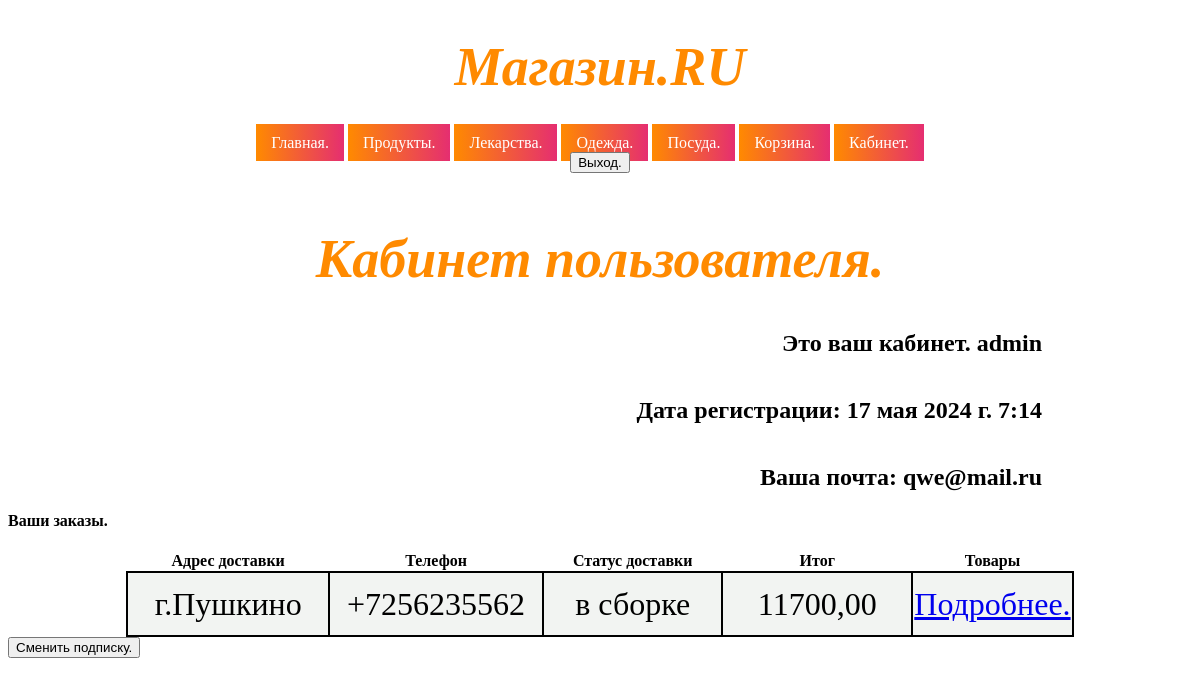
/cabinet/ (signed in), run on the app's committed database.
### appcorzina/models.py (models this page shows)
class Order(models.Model):
    STAT = (('В сборке.','В сборке.'), ('В пути.','В пути.'),('Доставлен.','Доставлен.'))
    user = models.ForeignKey(to=User, on_delete=models.CASCADE)
    adres = models.CharField(max_length=100, verbose_name='Адрес')
    telefon = models.CharField(max_length=100, verbose_name='Телефон')
    items = models.ManyToManyField(to=Tovar, null=True, blank=True)
    zakaz = models.TextField(verbose_name='Заказ.')
    status = models.CharField(choices=STAT, max_length=100)
    total = models.DecimalField(verbose_name='Итог',
                                max_digits=8,
                                decimal_places=2, blank=True, null=True)

### appcorzina/views.py (the view)
# urls.py: path('cabinet/', views.cabinet, name='cabinet'),
def cabinet(reguest):
    user = reguest.user
    items = Order.objects.filter(user=user)
    data = {'items':items}
    return render(reguest, 'cabinet.html', data)

### templates/cabinet.html (shortened to what this page needs)
{% extends 'index.html' %}
{% load static %}
{% block head %}
    <head>
        <link rel="stylesheet" href="{% static 'css/1.css' %}">
        <link rel="stylesheet" href="{% static 'css/3.css' %}">
    </head>
{% endblock %}
{% block content %}
    <h1>Кабинет пользователя.</h1>
    <h2>Это ваш кабинет. {{ user.username }}</h2>
    <h2>Дата регистрации: {{ user.date_joined }}</h2>
    <h2>Ваша почта: {{ user.email }}</h2>
    <h4>Ваши заказы.</h4>
    <table>
        <tr>
            <th>Адрес доставки</th>
            <th>Телефон</th>
            <th>Статус доставки</th>
            <th>Итог</th>
            <th>Товары</th>
        </tr>
        {% for one in items %}
            <tr>
                <td>{{ one.adres }}</td>
                <td>{{ one.telefon }}</td>
                <td>{{ one.status }}</td>
                <td>{{ one.total }}</td>
                <td>
                      <a href="{% url 'myzakaz' one.id %}">
                          Подробнее.
                      </a>
                </td>
            </tr>
        {% endfor %}
    </table>
    <a href="{% url 'login' %}">
        <button>
            Сменить подписку.
        </button>
    </a>
{% endblock %}

### appcorzina/static/css/1.css (style rules this page uses)
h1 { text-align: center; font-style: italic; font-size: 54px; color: #ff8a00; }

### appcorzina/static/css/3.css (style rules this page uses)
table { border-collapse: collapse; background-color: white; width: 80%; margin: auto; }
table td { width: 25%; text-align: center; font-size: 2em; border: 2px solid black; height: 60px; }
table tr:nth-child(even) { background-color: #f2f4f2; }
h2 { text-align: right; margin: 40px 150px 20px 20px; }

### data on the page
Order: adres "г.Пушкино", telefon "+7256235562", status "в сборке", total "11700,00"

### other printed values
{{ user.username }} "admin"
{{ user.date_joined }} "17 мая 2024 г. 7:14"
{{ user.email }} "qwe@mail.ru"
